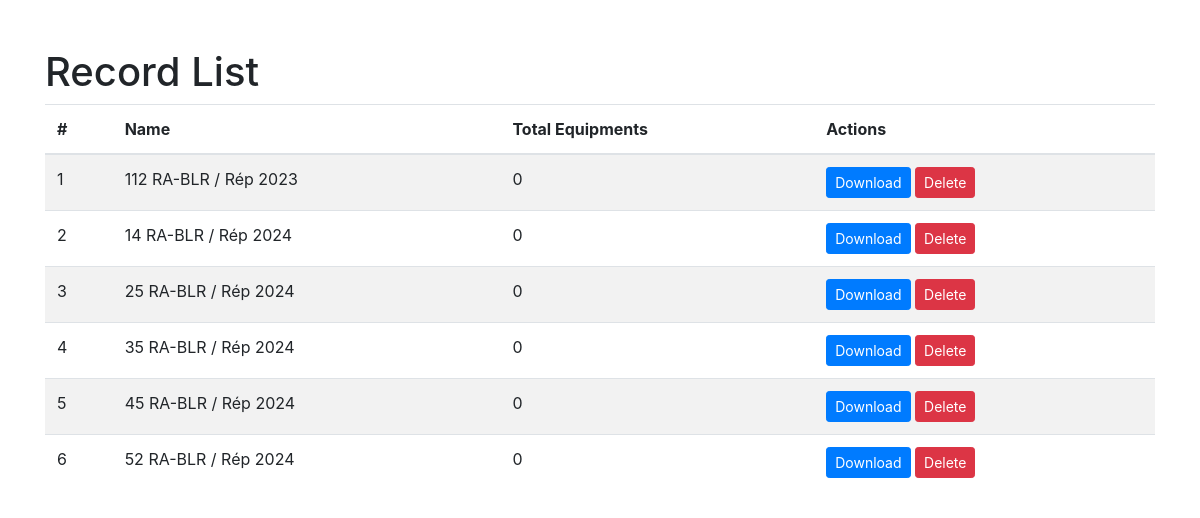
Screenshot of /inventory/records/ with the database file from the repository.
### inventory/models.py (models this page shows, shortened)
class Record(models.Model):
    name = models.CharField(max_length=255)

### inventory/views.py (the view)
# urls.py: path('records/', views.record_list, name='record_list'),
def record_list(request):
    records = Record.objects.all()
    equipment_count = Equipment.objects.values('record__name').annotate(count=Count('id'))
    equipment_count_dict = {item['record__name']: item['count'] for item in equipment_count}
    return render(request, 'inventory/record_list.html', {'records': records, 'equipment_count': equipment_count_dict})

### inventory/templates/inventory/record_list.html (shortened to what this page needs)
{% load static %}
<!DOCTYPE html>
<html lang="en">
<head>
    <link href="https://stackpath.bootstrapcdn.com/bootstrap/4.5.2/css/bootstrap.min.css" rel="stylesheet">
</head>
<body>
<div class="container">
    <h1 class="mt-5">Record List</h1>
    <table class="table table-striped">
        <thead>
            <tr>
                <th>#</th>
                <th>Name</th>
                <th>Total Equipments</th>
                <th>Actions</th>
            </tr>
        </thead>
        <tbody>
            {% for record in records %}
            <tr>
                <td>{{ forloop.counter }}</td>
                <td>{{ record.name }}</td>
                <td>{{ equipment_count.record.name|default:"0" }}</td>
                <td>
                    <a href="{% url 'download_record' record.pk %}" class="btn btn-primary btn-sm">Download</a>
                    <form method="post" action="{% url 'delete_record' record.pk %}" style="display:inline;">
                        <button type="submit" class="btn btn-danger btn-sm" onclick="confirmDelete(event)">Delete</button>
                    </form>
                </td>
            </tr>
            {% endfor %}
        </tbody>
    </table>
</div>
</body>
</html>

### rows the page displays
Record: name "112 RA-BLR / Rép 2023", record.name "0"
Record: name "14 RA-BLR / Rép 2024", record.name "0"
Record: name "25 RA-BLR / Rép 2024", record.name "0"
Record: name "35 RA-BLR / Rép 2024", record.name "0"
Record: name "45 RA-BLR / Rép 2024", record.name "0"
Record: name "52 RA-BLR / Rép 2024", record.name "0"
